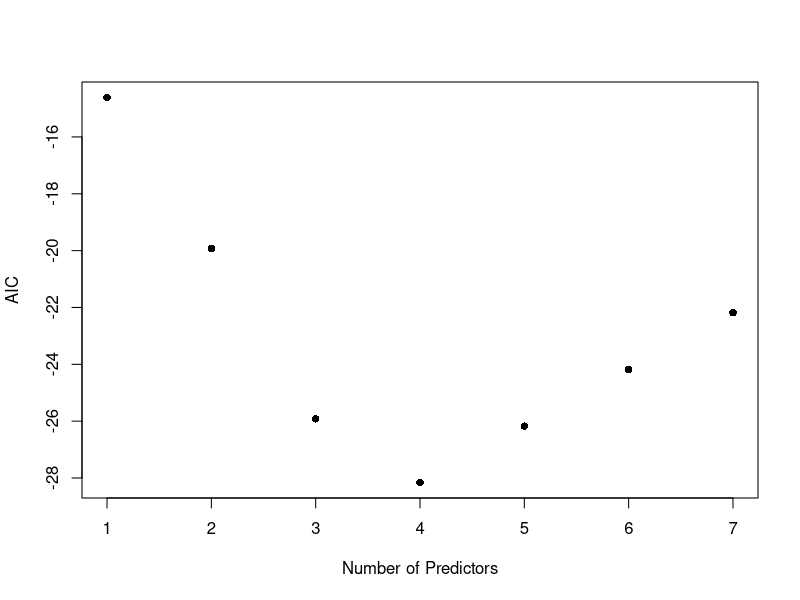
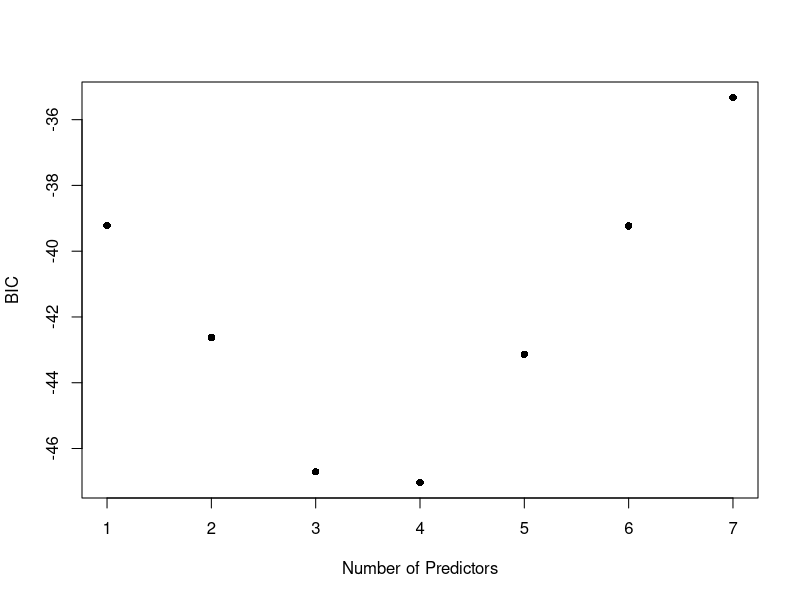
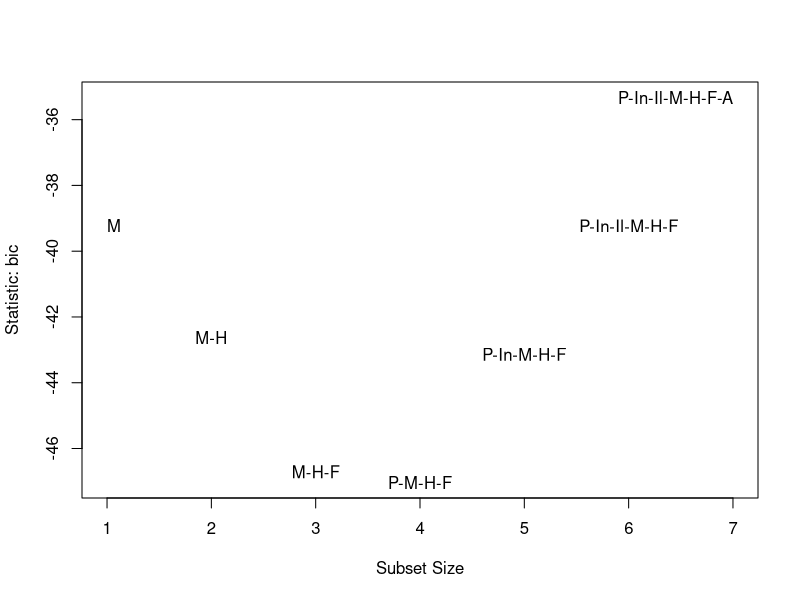
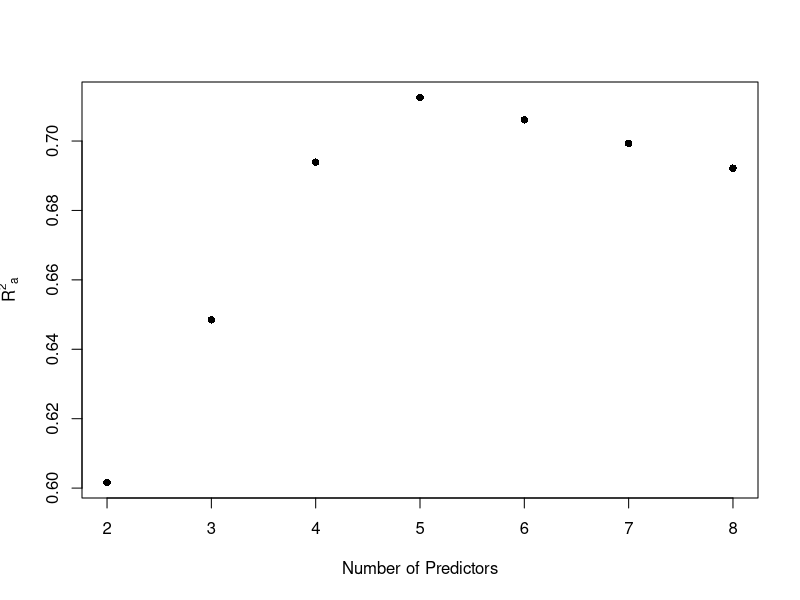
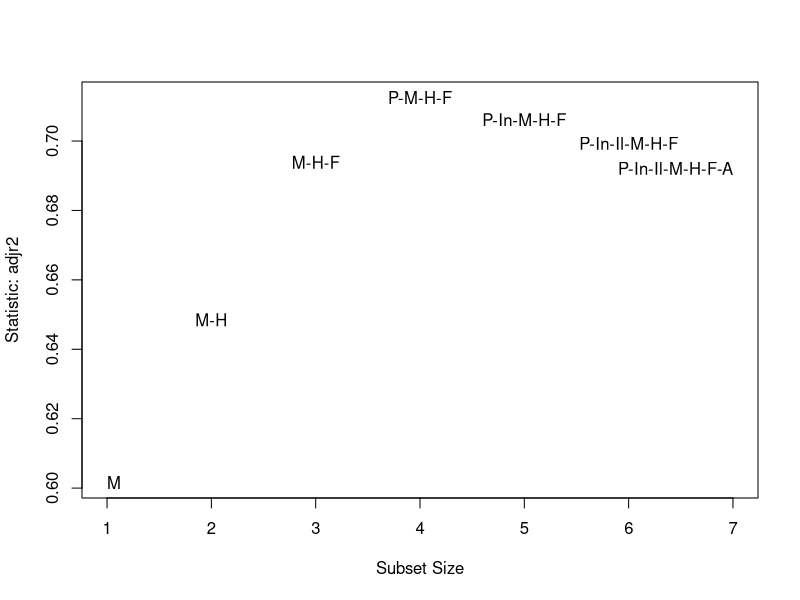
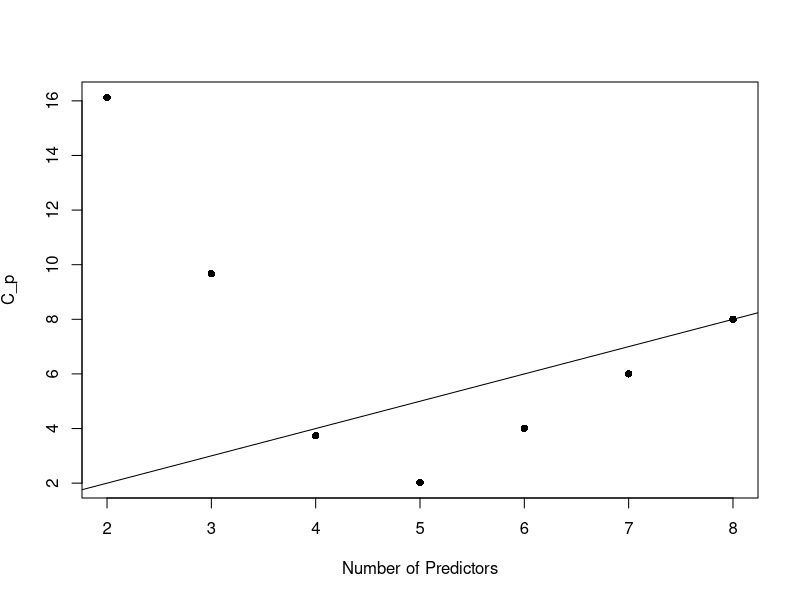
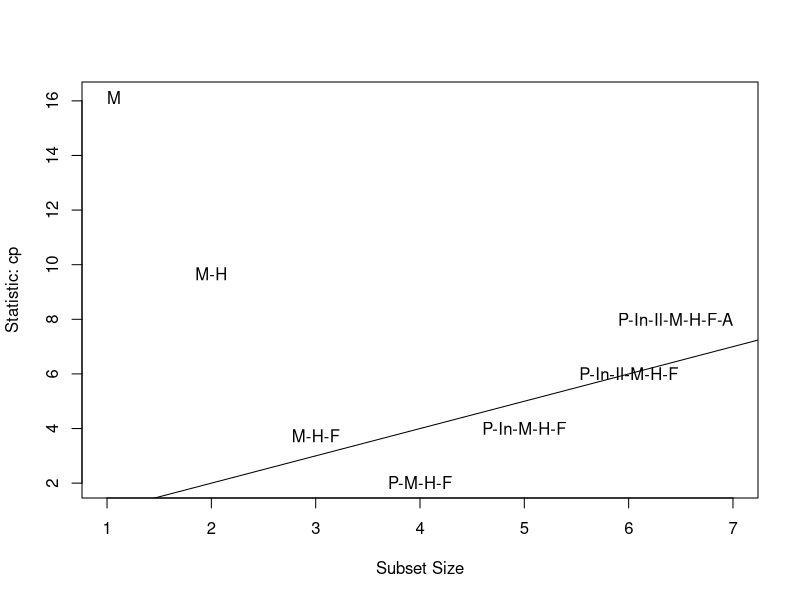
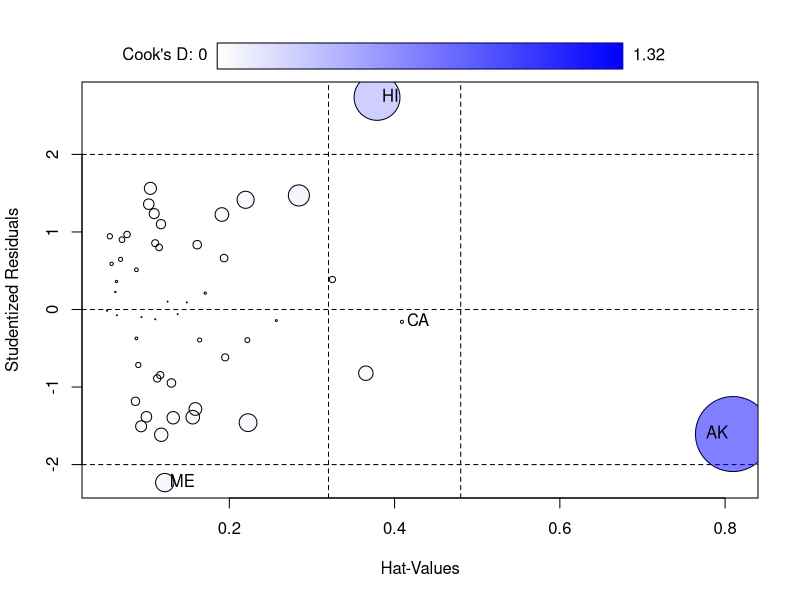

Recreate these plots in R, in order. (Note: this script raises an error after producing the figures.)
## ---- chunk 1
#| message: false
library(tidyverse)
library(car)  # to access subsets function
library(leaps)  # to access regsubets function
library(caret)  # functions for model training 
## ---- chunk 2
data(state)
statedata <- data.frame(state.x77, row.names = state.abb)
#head(statedata)
summary(statedata)
## ---- chunk 3
lmod <- lm(Life.Exp ~ ., data = statedata)
summary(lmod)
## ---- chunk 4
# useful when performing forward selection
nullmod <- lm(Life.Exp ~ 1, data = statedata)
## ---- chunk 5
# may need to install.package the first time
#library(leaps) # you need to load package every time you want to use it

best <- regsubsets(Life.Exp ~ ., data = statedata)
best_sum <- summary(best) # summarize model with min RSS for each p
#best_sum  # display summary
best_sum$which # nicer output
## ---- chunk 6
# What output is stored after running regsubsets
summary(best_sum)
## ---- chunk 7
n <- nrow(statedata) # number observation n = 50
rss <- best_sum$rss # rss calculated for each model

# compute AIC using the formula
AIC <- n * log(rss/n) + (2:8)*2  # going from p=2 to p=8 regressors

plot(AIC ~ I(1:7), 
     ylab = "AIC", 
     xlab = "Number of Predictors",
     pch = 16)
## ---- chunk 8
(BIC <- best_sum$bic)  # bic from summary
#(BIC2 <- n * log(rss/n) + log(n)* (2:8))  # Using the formula
#BIC - BIC2 # The two differ by a constant
plot(BIC ~ I(1:7), ylab = "BIC", xlab = "Number of Predictors", pch = 16)
## ---- chunk 9
#library(car)
# stat can be “bic”, “cp”, “adjr2”, “rsq”, “rss”
subsets(best, statistic = "bic", legend = FALSE)
## ---- chunk 10
#summary(lmod)  # gives R^2 for full model
(adjr <- best_sum$adjr)  # extracts R_a^2 from regsubsets
## ---- chunk 11
p <- 2:8  # number of regressors (including intercept)
plot(adjr ~ p, ylab = expression({R^2}[a]), 
     xlab = "Number of Predictors", pch = 16)
## ---- chunk 12
subsets(best, statistic = "adjr2", legend = FALSE)
## ---- chunk 13
cp <- best_sum$cp # Display the C_p for each value of p
plot(cp ~ p, ylab = expression({C_p}), 
     xlab = "Number of Predictors", pch = 16)
abline(0,1) # plots line y=x
## ---- chunk 14
subsets(best, statistic = "cp", legend = FALSE)
abline(0,1) 
## ---- chunk 15
ersq <- numeric(n)  # store the squared error

for (i in 1:n){
  train.ds <- statedata[-i, ]
  test.ds <- statedata[i, ]
  tmod <- lm(Life.Exp ~ Population + Murder + HS.Grad + Frost, data = train.ds)
  predy <- predict(tmod, new = test.ds)
  y <- test.ds[1,4]
  ersq[i] <- (predy - y)^2
}

(tmse <- sum(ersq)) 
## ---- chunk 16
ersq <- numeric(n)

for (i in 1:n){
  train.ds <- statedata[-i, ]
  test.ds <- statedata[i, ]
  tmod <- lm(Life.Exp ~ Murder + HS.Grad + Frost, data = train.ds)
  predy <- predict(tmod, new = test.ds)
  y <- test.ds[1,4]
  ersq[i] <- (predy - y)^2
}

(tmse <- sum(ersq)) 
## ---- chunk 17
# you may need to install caret before running code
#library(caret)

# define training/test (control) data
cv_10fold <- trainControl(method="cv", number = 10) # 10-fold crossvalidation train/test data

# Set up full and our model with 4 regressors
f1 <- Life.Exp ~ . # formula for full model
f2 <- Life.Exp~Population + Murder + HS.Grad + Frost 

# Using training data to construct each model
modela <- train(f1, data = statedata, trControl=cv_10fold, method = "lm") #full
modelb <- train(f2, data = statedata, trControl=cv_10fold, method = "lm") #with 4 reg
print(modela) # full, 10-fold
## ---- chunk 18
print(modelb) # reduced, 10-fold
## ---- chunk 19
# leave-one-out crossvalidation train/test data
cv_loo <- trainControl(method="LOOCV") 

modelfull <- train(f1, data = statedata, trControl=cv_loo, method = "lm") #full
modelred <- train(f2, data = statedata, trControl=cv_loo, method = "lm") #with 4 reg
print(modelfull) # full, leave one out
## ---- chunk 20
print(modelred) # reduced, leave one out
## ---- chunk 21
#library(car)  # needed but we already loaded
influencePlot(lmod)
## ---- chunk 22
best2 <- regsubsets(Life.Exp ~., data = statedata, subset = (state.abb != "AK"))
best_sum2 <- summary(best2) 
best_sum2$which[which.max(best_sum2$adjr), ]
## ---- chunk 23
data(teengamb, package = "faraway")  # load data
summary(teengamb)
## ---- chunk 24
# fit full model
gamb_lmod <- lm(gamble ~ ., data = teengamb)
summary(gamb_lmod) # determine least significant predictor
## ---- chunk 25
# Values we'll need
n <- nobs(gamb_lmod)  # number of observations
p <- 2:5  # possible number of regressors
